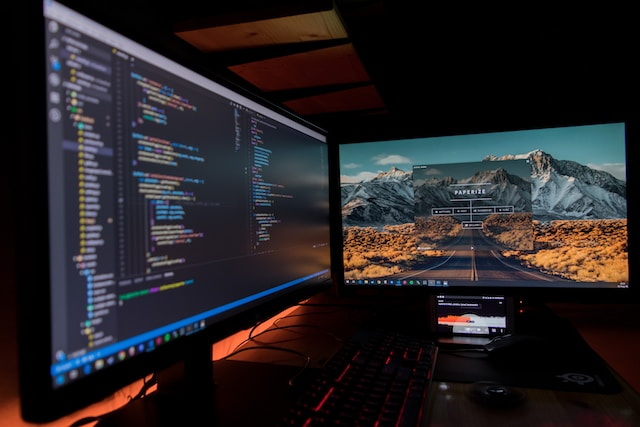
#> input picture Laboratorio 07/devices.jpg, 640 x 427 px, found by its file name
$ python Contour.py
#> lines starting #> are read from the running program, lines starting #| are printed output that depends on the picture
from PIL import Image, ImageFilter

img = Image.open('c:/Users/USER/Desktop/Python-labs/Laboratorio 07/devices.jpg')
#> img is the input picture: PIL image 640x427 RGB; mean R, G, B 38.5, 34.4, 37
f = img.filter(ImageFilter.CONTOUR)
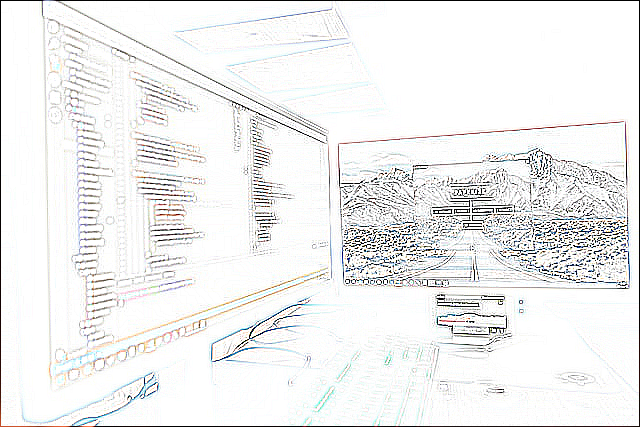
#> f: PIL image 640x427 RGB; mean R, G, B 239.9, 240.2, 239.9
f.show()
